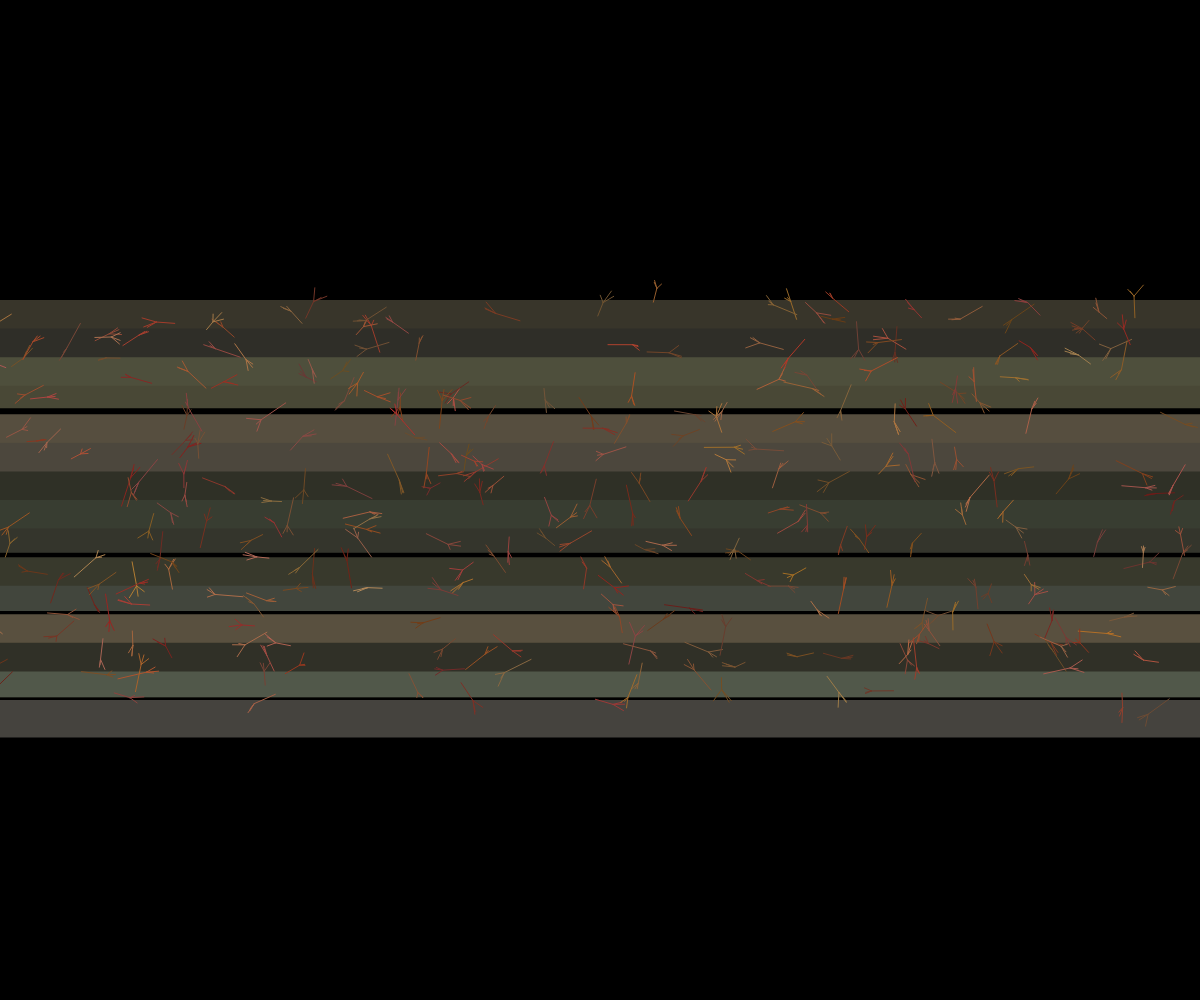
Frame 1 (no input)
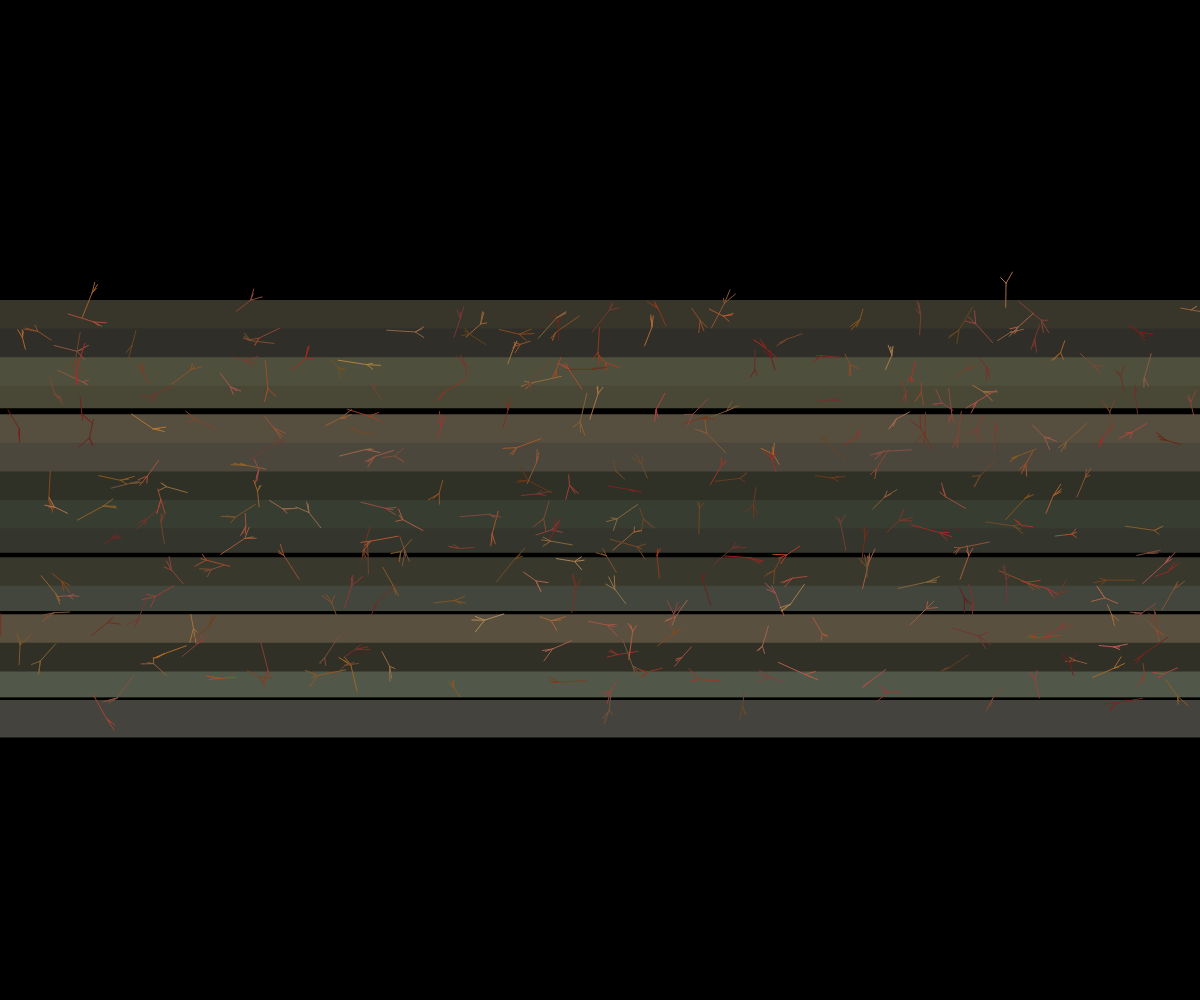
Frame 2 (the mouse pressed at the canvas centre, redrawn once)

The p5.js sketch that drew these frames (run headless with seeded random() and noise() and a simulated clock; the mouse was pressed at the canvas centre and the sketch redrawn once):

// p5.js sketch
// ── sketch.js
let steelLayers = [];
const layerCount = 15;
const maxDendrites = 300;

function setup() {
  createCanvas(windowWidth, windowHeight);
  colorMode(HSB, 100);
  
  // Create base steel layers with varying darkness
  for (let i = 0; i < layerCount; i++) {
    let layer = {
      y: map(i, 0, layerCount - 1, height * 0.3, height * 0.7),
      thickness: random(20, 60),
      hue: random(10, 25), // Dark steel tones
      saturation: random(10, 30),
      brightness: random(15, 35)
    };
    steelLayers.push(layer);
  }
  
  // Create dendritic rust patterns
  noLoop();
}

function draw() {
  background(0);
  
  // Draw base steel layers
  for (let layer of steelLayers) {
    fill(layer.hue, layer.saturation, layer.brightness);
    noStroke();
    rect(0, layer.y, width, layer.thickness);
  }
  
  // Create rust dendrites - slow formation process
  strokeWeight(1);
  for (let i = 0; i < maxDendrites; i++) {
    let x = random(width);
    let y = random(height * 0.3, height * 0.7);
    
    // Rust color palette - deep reds and oranges
    let hue = random(0, 10); // Red range
    let sat = random(50, 80);
    let bright = random(40, 70);
    
    stroke(hue, sat, bright);
    
    // Draw dendritic pattern with branches
    drawDendrite(x, y, hue, sat, bright);
  }
}

function drawDendrite(x, y, h, s, b) {
  // Base branch
  let length = random(10, 30);
  let angle = random(TWO_PI);
  
  line(x, y, x + cos(angle) * length, y + sin(angle) * length);
  
  // Add secondary branches
  for (let i = 0; i < 3; i++) {
    let branchAngle = angle + random(-PI/4, PI/4);
    let branchLength = random(5, 15);
    
    stroke(h, s, b);
    line(x + cos(angle) * length, y + sin(angle) * length,
         x + cos(angle) * length + cos(branchAngle) * branchLength,
         y + sin(angle) * length + sin(branchAngle) * branchLength);
  }
}

function windowResized() {
  resizeCanvas(windowWidth, windowHeight);
}
